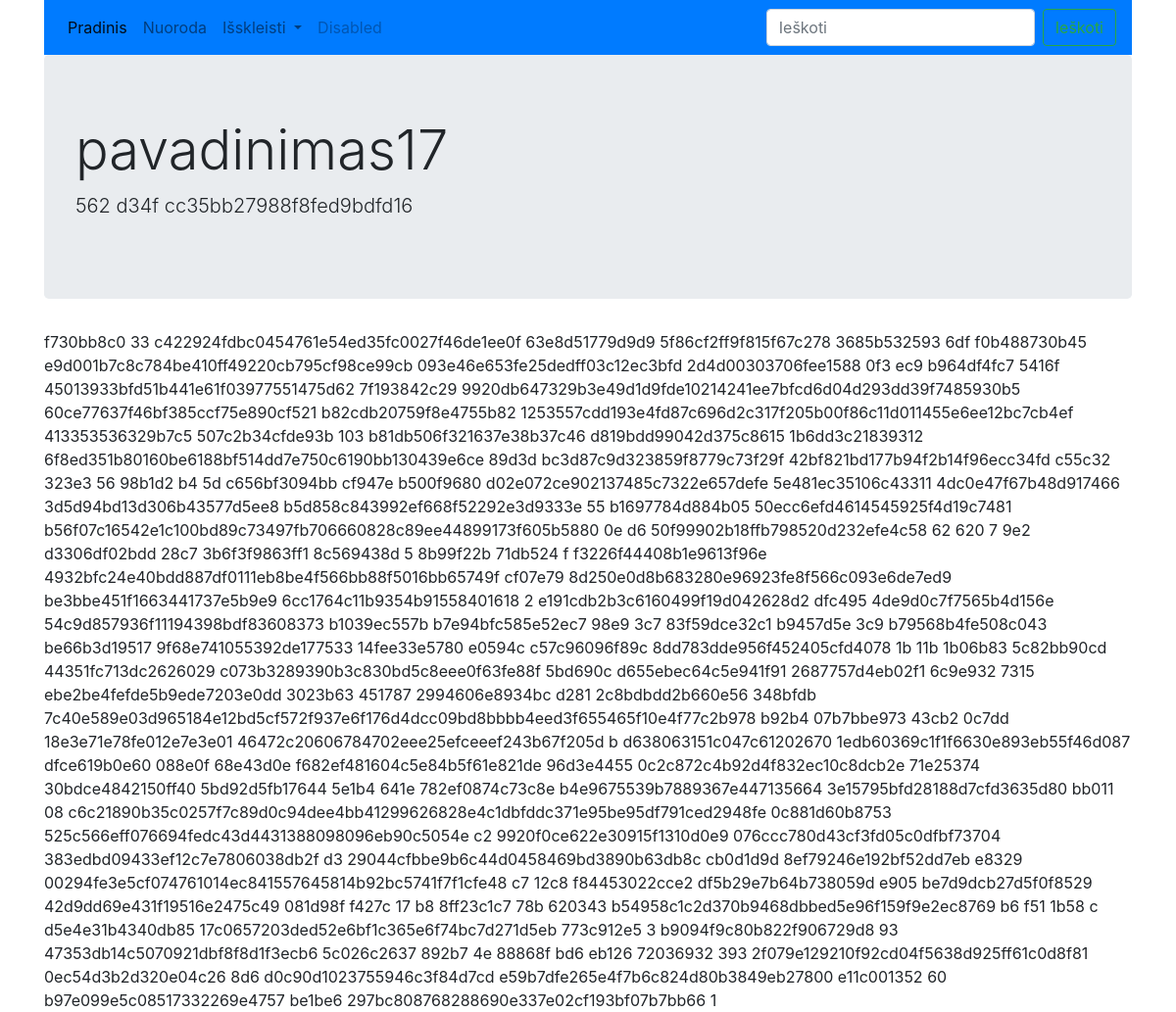
The app's page /puslapiai.php?href=nuoroda17, older data.
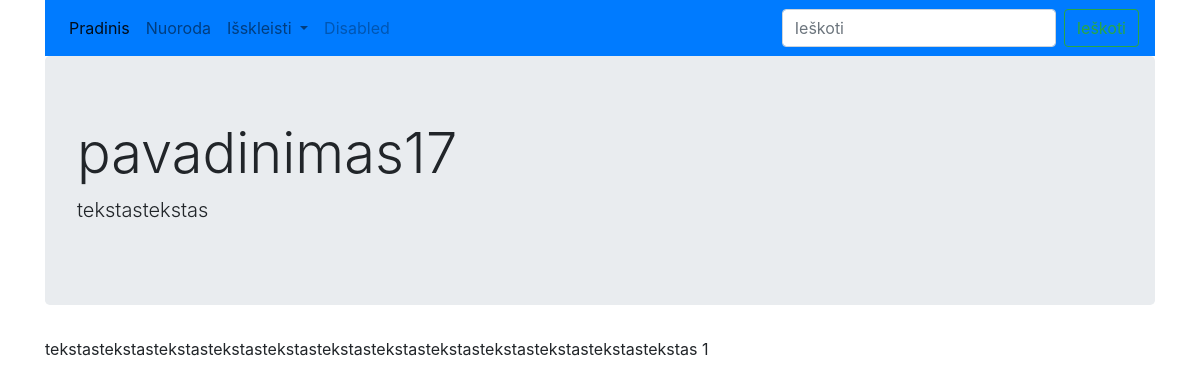
The same page, newer data.
### tables this page shows
CREATE TABLE IF NOT EXISTS `puslapiai` (
  `ID` int(4) NOT NULL AUTO_INCREMENT,
  `pavadinimas` varchar(120) NOT NULL,
  `nuoroda` varchar(120) NOT NULL,
  `turinys` text NOT NULL,
  `santrauka` varchar(120) NOT NULL,
  `kategorijos_id` int(4) NOT NULL,
  PRIMARY KEY (`ID`)
);

### puslapiai.php (the view, shortened to what this page needs)
<?php require_once("connection.php"); ?>
<?php
$url = $_GET["href"];
$sql = "SELECT * FROM puslapiai
WHERE nuoroda='$url'";
$result = $conn->query($sql);
if($result->num_rows != 0) {
    $page = mysqli_fetch_array($result);
} else {
    header("Location:404.php");
}
?>
<!DOCTYPE html>
<html lang="lt">
<head>
    <?php require_once("includes.php"); ?>
</head>
<body>
    <div class="container">
        <?php require_once("design-parts/meniu.php"); ?>
        <?php require_once("design-parts/jumbotron.php"); ?>
        <?php showJumbotron($page["pavadinimas"], $page["santrauka"]); ?>
        <?php echo $page["turinys"]; ?>
        <?php echo $page["kategorijos_id"]; ?>
     </div>
</body>
</html>

### includes.php (shortened to what this page needs)
<?php
echo '
    <link rel="stylesheet" href="https://maxcdn.bootstrapcdn.com/bootstrap/4.0.0/css/bootstrap.min.css">
    <script src="https://code.jquery.com/jquery-3.2.1.min.js"></script>
    <script src="https://cdnjs.cloudflare.com/ajax/libs/popper.js/1.12.9/umd/popper.min.js"></script>
    <script src="https://maxcdn.bootstrapcdn.com/bootstrap/4.0.0/js/bootstrap.min.js"></script>
';
?>

### design-parts/meniu.php (shortened to what this page needs)
<nav class="navbar navbar-expand-lg navbar-light bg-primary">
        <div class="collapse navbar-collapse" id="navbarSupportedContent">
            <ul class="navbar-nav mr-auto">
            <li class="nav-item active">
                <a class="nav-link" href="#">Pradinis <span class="sr-only">(current)</span></a>
            </li>
            <li class="nav-item">
                <a class="nav-link" href="#">Nuoroda</a>
            </li>
            <li class="nav-item dropdown">
                <a class="nav-link dropdown-toggle" href="#" id="navbarDropdown" role="button" data-toggle="dropdown" aria-haspopup="true" aria-expanded="false">
                Išskleisti
                </a>
            </li>
            <li class="nav-item">
                <a class="nav-link disabled" href="#">Disabled</a>
            </li>
            </ul>
            <form class="form-inline my-2 my-lg-0">
            <input class="form-control mr-sm-2" type="search" placeholder="Ieškoti" aria-label="Search">
            <button class="btn btn-outline-success my-2 my-sm-0" type="submit">Ieškoti</button>
            </form>
        </div>
</nav>

### design-parts/jumbotron.php
<?php function showJumbotron($page_name, $page_summary) { ?>
<div class="jumbotron">
            <h1 class="display-4"><?php echo $page_name; ?></h1>
            <p class="lead"><?php echo $page_summary;  ?></p>
</div>
<?php } ?>

Row changes from the older to the newer data that the page shows:
changed puslapiai "pavadinimas17": santrauka "562 d34f cc35bb27988f8fed9bdfd16" → "tekstastekstas"; turinys "f730bb8c0 33 c422924fdbc0454761e54ed35fc0027f46de1ee0f 63e8d51779d9d9 5f86cf2ff9f815f67c278 3685b532593 6df f0b488730b45 e9d001b7c8c784be410ff49220cb795cf98ce99cb 093e46e653fe25dedff03c12ec3bfd 2d4d00303706fee1588 0f3 ec9 b964df4fc7 5416f 45013933bfd51b441e61f03977551475d62 7f193842c29 9920db647329b3e49d1d9fde10214241ee7bfcd6d04d293dd39f7485930b5 60ce77637f46bf385ccf75e890cf521 b82cdb20759f8e4755b82 1253557cdd193e4fd87c696d2c317f205b00f86c11d011455e6ee12bc7cb4ef 413353536329b7c5 507c2b34cfde93b 103 b81db506f321637e38b37c46 d819bdd99042d375c8615 1b6dd3c21839312 6f8ed351b80160be6188bf514dd7e750c6190bb130439e6ce 89d3d bc3d87c9d323859f8779c73f29f 42bf821bd177b94f2b14f96ecc34fd c55c32 323e3 56…" → "tekstastekstastekstastekstastekstastekstastekstastekstastekstastekstastekstastekstas"
